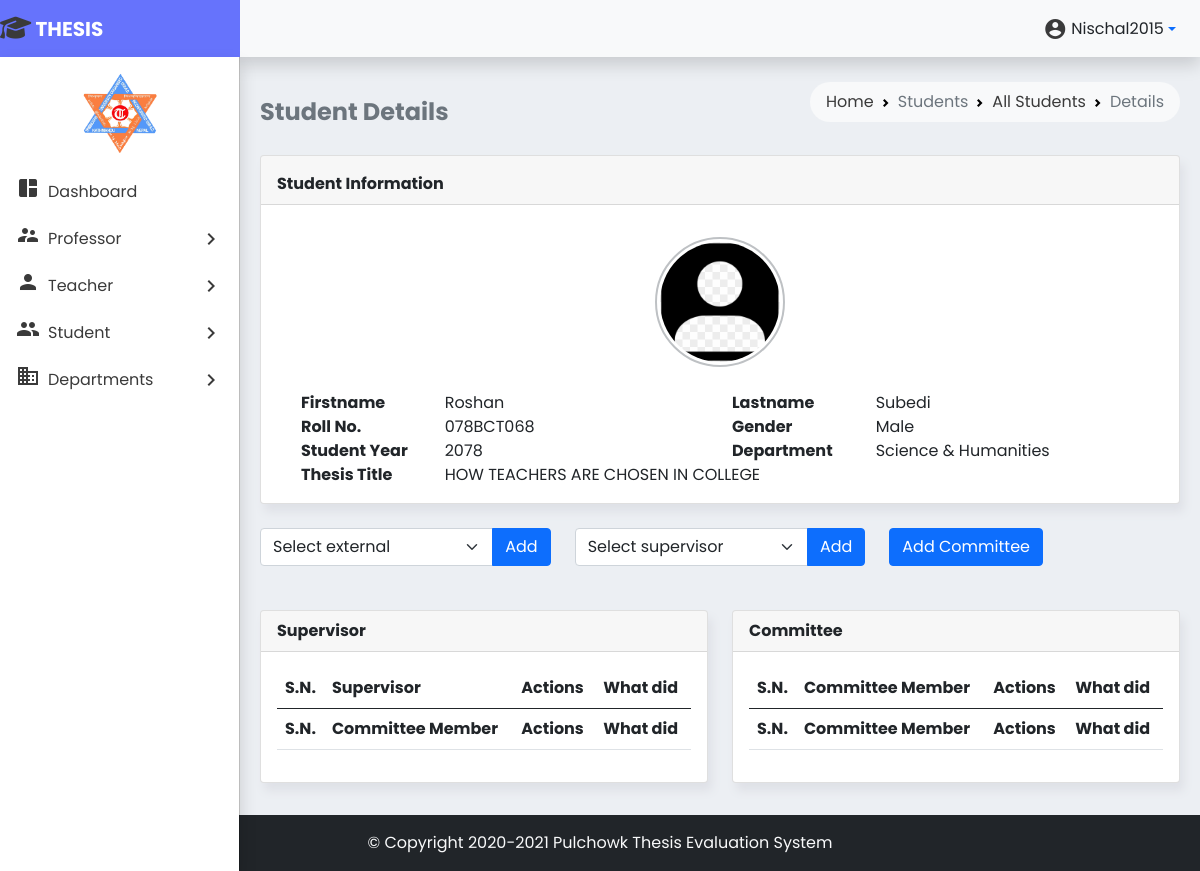
Before: /studentdetails.php?id=48 (signed in) with the older database file.
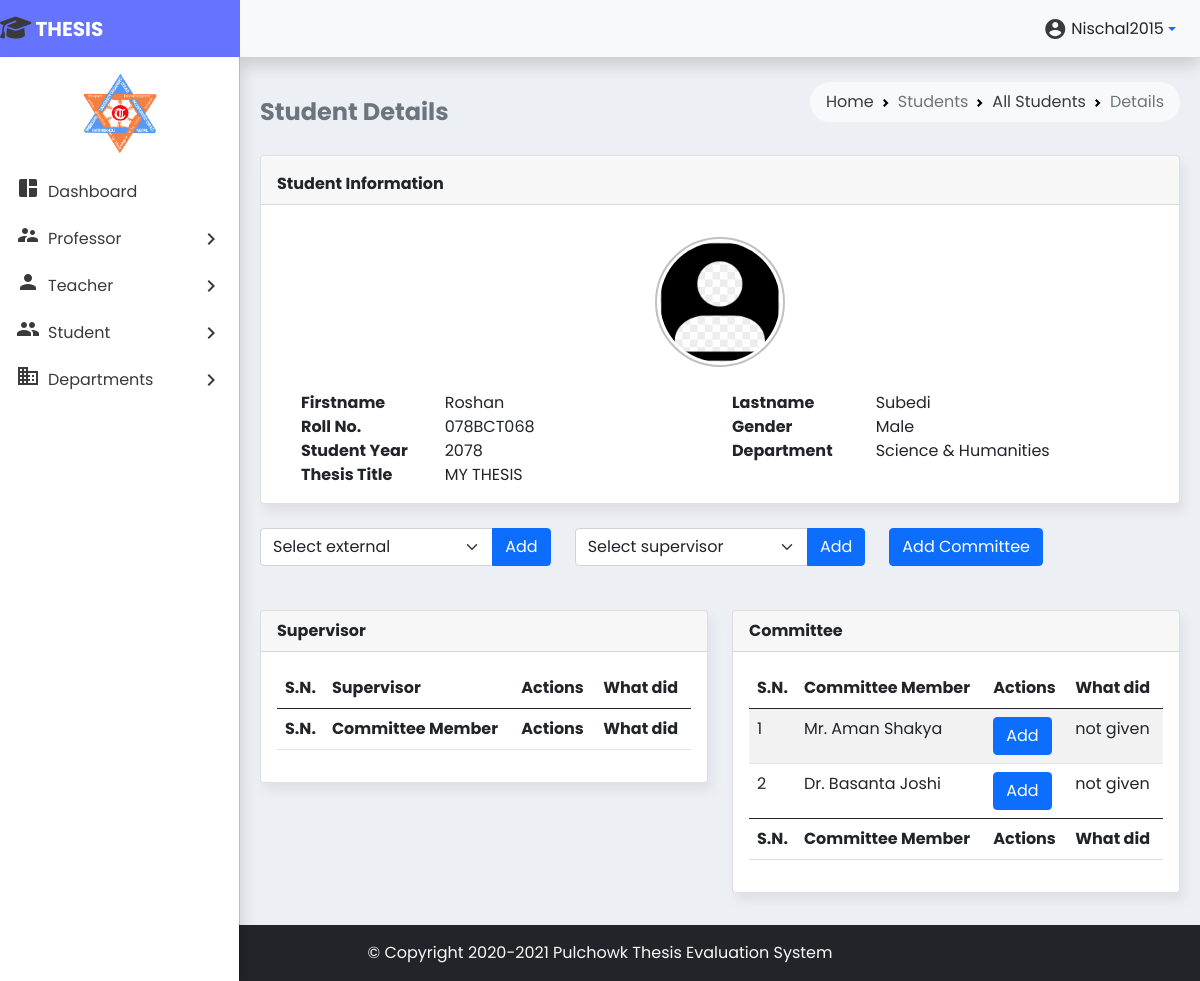
After: the same page with the newer database file.
### tables this page shows
CREATE TABLE `students` (
  `student_id` int(10) NOT NULL,
  `student_fname` text NOT NULL,
  `student_lname` text NOT NULL,
  `student_roll` varchar(12) NOT NULL,
  `student_gender` text NOT NULL,
  `student_regdate` date NOT NULL,
  `student_year` int(4) NOT NULL,
  `student_dep` varchar(30) NOT NULL,
  `student_thesis` varchar(255) NOT NULL
);

CREATE TABLE `teacher` (
  `teacher_id` int(10) NOT NULL,
  `teacher_post` varchar(5) NOT NULL,
  `teacher_fname` varchar(20) NOT NULL,
  `teacher_mname` varchar(15) DEFAULT NULL,
  `teacher_lname` varchar(20) NOT NULL
);

### studentdetails.php (the view, shortened to what the changed rows need)
<!doctype html>
<html lang="en">
<head>
    <link href="https://cdn.jsdelivr.net/npm/bootstrap@5.0.2/dist/css/bootstrap.min.css" rel="stylesheet"
>
    <link rel="stylesheet" href="styles/style.css">
</head>
<body>
        <?php include 'partials/_dbconnect.php'; ?>
    <main class="p-2 mt-1" style="min-height: 800px">
        <div class="container-fluid">
            <div class="row">
                <div class="col-md-12">
                    <?php include 'partials/_studentinfo.php'; ?>
                </div>
            </div>
            <div class="row">
                <div class="col-md-6">
                    <div class="card mb-4 mt-1">
                        <div class="card-body">
                            <div class="table-responsive">
                                <table id="student-marks" class="table table-striped table-hover" style="width:100%">
                                    <colgroup>
                                    </colgroup>
                                    <thead>
                                        <tr>
                                            <th>S.N.</th>
                                            <th>Supervisor</th>
                                            <th>Actions</th>
                                            <th>What did</th>
                                        </tr>
                                    </thead>
                                    <tfoot>
                                        <tr>
                                            <th>S.N.</th>
                                            <th>Committee Member</th>
                                            <th>Actions</th>
                                            <th>What did</th>
                                        </tr>
                                    </tfoot>
                                </table>
                            </div>
                        </div>
                    </div>
                </div>
                <div class="col-md-6">
                    <div class="card mb-4 mt-1">
                        <div class="card-body">
                            <div class="table-responsive">
                                <table id="student-marks" class="table table-striped table-hover" style="width:100%">
                                    <colgroup>
                                    </colgroup>
                                    <thead>
                                        <tr>
                                            <th>S.N.</th>
                                            <th>Committee Member</th>
                                            <th>Actions</th>
                                            <th>What did</th>
                                        </tr>
                                    </thead>
                                    <tbody>
                                        <?php
                                                $student_id = $_GET['id'];
                                                $sql = "SELECT teacher_id, teacher_post, teacher_fname, teacher_mname, teacher_lname
                                                FROM teacher t
                                                INNER JOIN mid_committee_assigned ta
                                                ON t.teacher_id = ta.assigned_teacher_id
                                                WHERE ta.assigned_s_id = '$student_id'";
                                                $result = mysqli_query($conn, $sql);
                                                $sno = 1;
                                                while($row = mysqli_fetch_assoc($result)) {
                                                    echo'
                                                    <tr>
                                                        <td>'.$sno.'</td>
                                                        <td>'. $row['teacher_post'].' ' . $row['teacher_fname'] . ' ' . $row['teacher_mname']. ' '.$row['teacher_lname'] . '</td>
                                                        <td>
                                                            <button class="btn btn-primary addEd" data-bs-toggle="modal" data-bs-target="#committee_marking">Add</button>
                                                        </td>
                                                        <td>not given</td>
                                                    </tr>
                                                    ';
                                                    $sno += 1;
                                                }
                                                ?>
                                    </tbody>
                                    <tfoot>
                                        <tr>
                                            <th>S.N.</th>
                                            <th>Committee Member</th>
                                            <th>Actions</th>
                                            <th>What did</th>
                                        </tr>
                                    </tfoot>
                                </table>
                            </div>
                        </div>
                    </div>
                </div>
            </div>
        </div>
    </main>
</body>
</html>

### partials/_studentinfo.php (shortened to what the changed rows need)
<div class="card mb-4 mt-1">
    <div class="card-body">
        <div class="container mt-4">
            <div class="row">
                <?php
                $id = $_GET['id'];
                $sql = "SELECT * FROM `students` WHERE `student_id` = $id";
                $result = mysqli_query($conn, $sql);
                $row = mysqli_fetch_assoc($result);
                echo '
                <div class="col-md-2">
                    <div><strong>Firstname</strong></div>
                    <div><strong>Roll No.</strong></div>
                    <div><strong>Student Year</strong></div>
                </div>
                <div class="col-md-4">
                    <div>'.$row['student_fname'].'</div>
                    <div>'.$row['student_roll'].'</div>
                    <div>'.$row['student_year'].'</div>
                </div>
                <div class="col-md-2">
                    <div><strong>Lastname</strong></div>
                    <div><strong>Gender</strong></div>
                    <div><strong>Department</strong></div>
                </div>
                <div class="col-md-4">
                    <div>'.$row['student_lname'].'</div>
                    <div>'.$row['student_gender'].'</div>
                    <div>'.$row['student_dep'].'</div>
                </div>
                <div class="col-md-2">
                    <div><strong>Thesis Title</strong></div>
                </div>
                <div class="col-md-6">
                    <div>'. strtoupper($row['student_thesis']) .'</div>
                </div>';
                ?>
            </div>
        </div>
    </div>
</div>

Changed rows visible on the page:
changed students "Roshan": student_thesis "HOW TEACHERS ARE CHOSEN IN COLLEGE" → "MY THESIS"
now on this page (row unchanged): teacher: teacher_post "Mr.", teacher_fname "Aman", teacher_lname "Shakya"
now on this page (row unchanged): teacher: teacher_post "Dr.", teacher_fname "Basanta", teacher_lname "Joshi"
